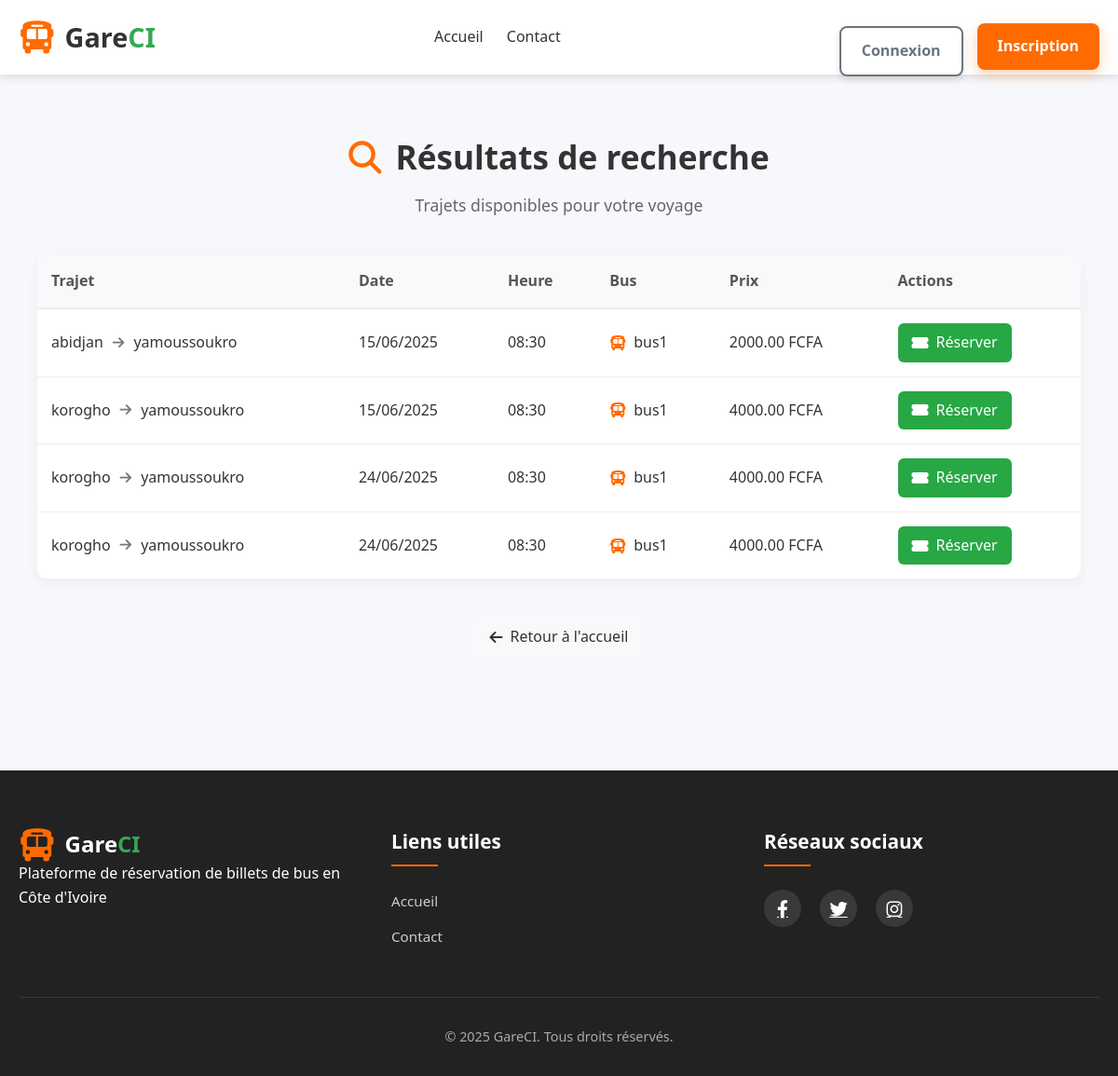
/search/, run on an earlier commit of the app's database.
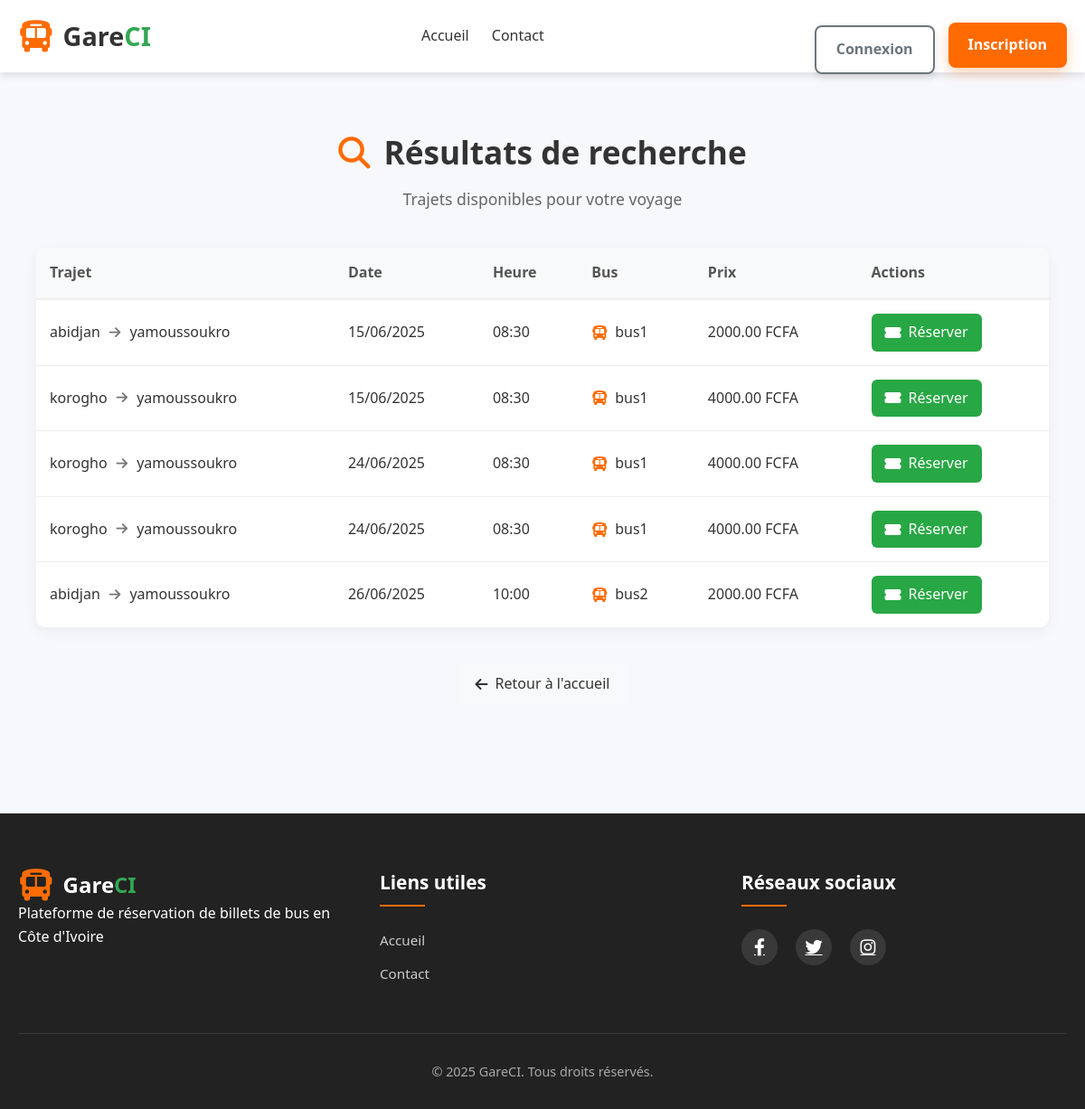
And on a later commit of the database.
### trips/models.py (models this page shows, shortened)
class Departure(models.Model):
    trip = models.ForeignKey(Trip, on_delete=models.CASCADE)
    bus = models.ForeignKey(Bus, on_delete=models.CASCADE)
    date = models.DateField()
    time = models.TimeField()
    is_active = models.BooleanField(default=True)
    class Meta:
        ordering = ['date', 'time']  # Tri par défaut par date puis heure

class Trip(models.Model):
    origin = models.CharField(max_length=100)       # Ville de départ
    destination = models.CharField(max_length=100)  # Ville d'arrivée
    category = models.ForeignKey(Category, on_delete=models.CASCADE)
    description = models.TextField(blank=True)
    price = models.DecimalField(max_digits=10, decimal_places=2, default=0)  # Prix du trajet

class Bus(models.Model):
    name = models.CharField(max_length=100)
    capacity = models.PositiveIntegerField()
    def __str__(self):
        return self.name

### trips/views.py (the view)
# urls.py: path('search/', search_results, name='search_results'),
def search_results(request):
    origin = request.GET.get('origin', '').strip()
    destination = request.GET.get('destination', '').strip()
    date = request.GET.get('date', '').strip()
    results = Departure.objects.filter(is_active=True)
    if origin and destination:
        results = results.filter(
            Q(trip__origin__icontains=origin) & Q(trip__destination__icontains=destination)
        )
    elif origin:
        results = results.filter(trip__origin__icontains=origin)
    elif destination:
        results = results.filter(trip__destination__icontains=destination)
    if date:
        results = results.filter(date=date)
    return render(request, 'trips/search_results.html', {'results': results})

### trips/templates/trips/search_results.html (shortened to what this page needs)
{% extends 'base.html' %}
{% block content %}
<div class="search-results-container">
    <div class="search-header">
        <h1><i class="fas fa-search"></i> Résultats de recherche</h1>
        <p class="subtitle">Trajets disponibles pour votre voyage</p>
    </div>
    {% if results %}
    <div class="results-table-container">
        <table class="results-table">
            <thead>
                <tr>
                    <th>Trajet</th>
                    <th>Date</th>
                    <th>Heure</th>
                    <th>Bus</th>
                    <th>Prix</th>
                    <th>Actions</th>
                </tr>
            </thead>
            <tbody>
                {% for departure in results %}
                <tr class="result-row">
                    <td data-label="Trajet">
                        <div class="trip-info">
                            <span class="origin">{{ departure.trip.origin }}</span>
                            <i class="fas fa-arrow-right"></i>
                            <span class="destination">{{ departure.trip.destination }}</span>
                        </div>
                    </td>
                    <td data-label="Date">{{ departure.date|date:"d/m/Y" }}</td>
                    <td data-label="Heure">{{ departure.time|time:'H:i' }}</td>
                    <td data-label="Bus">
                        <div class="bus-info">
                            <i class="fas fa-bus"></i> {{ departure.bus }}
                        </div>
                    </td>
                    <td data-label="Prix">{{ departure.trip.price }} FCFA</td>
                    <td data-label="Actions">
                        <a href="{% url 'reservations:reserve' departure.id %}" class="btn-reserve">
                            <i class="fas fa-ticket-alt"></i> Réserver
                        </a>
                    </td>
                </tr>
                {% endfor %}
            </tbody>
        </table>
    </div>
    {% endif %}
    <div class="search-footer">
        <a href="{% url 'trips:home' %}" class="btn-back">
            <i class="fas fa-arrow-left"></i> Retour à l'accueil
        </a>
    </div>
</div>
{% endblock %}

What changed in the data, as far as the page shows it:
added Departure: trip.origin "abidjan", trip.destination "yamoussoukro", date "26/06/2025", time "10:00", bus "bus2", trip.price "2000.00"
